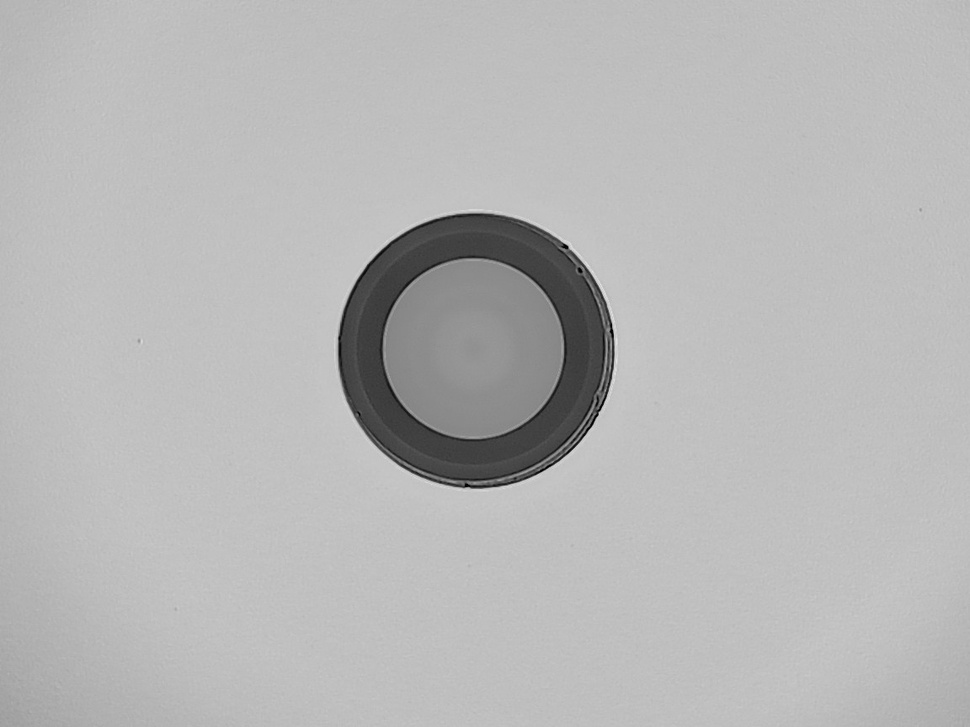
#> input picture current-process/old_version/image_batch/ima18.jpg, 970 x 727 px, shrunk from 1152 x 864 before the run
$ python -i min_max_filtering.py   (imports and definitions only)
#> lines starting #> are read from the running program, lines starting #| are printed output that depends on the picture; after the words box and inside, x2 and y2 are one past the last pixel; in counts of white or black regions, pixels touching at a corner belong together
#> further down, picture is the input picture: shape (727, 970, 3); min 0, max 229, mean 182.7
"""
Min-Max Filtering - Apply maximum and minimum filters for defect detection preparation
Parallel processing of max/min filters to highlight intensity variations
"""
import cv2
import numpy as np

def process_image(image: np.ndarray,
                  kernel_size: int = 5,
                  kernel_shape: str = "square",
                  iterations: int = 1,
                  output_mode: str = "both",
                  show_original: bool = False,
                  normalize_output: bool = True) -> np.ndarray:
    """
    Apply minimum and maximum filters to prepare for residual-based defect detection.

    This function implements the min-max filtering approach used in the DO2MR method.
    Maximum filter replaces each pixel with the maximum in its neighborhood,
    while minimum filter uses the minimum value. The difference between these
    highlights areas of sharp intensity change (defects).

    Args:
        image: Input preprocessed fiber optic image
        kernel_size: Size of the filter kernel
        kernel_shape: Shape of kernel - "square", "cross", or "circle"
        iterations: Number of times to apply the filters
        output_mode: "both", "max", "min", or "difference"
        show_original: Include original image in output
        normalize_output: Whether to normalize the output values

    Returns:
        Filtered image(s) based on output mode
    """
#> called with kernel_size = 5, kernel_shape = 'square', iterations = 1, output_mode = 'both', show_original = False, normalize_output = True
    # Ensure odd kernel size
    kernel_size = max(3, kernel_size)
    if kernel_size % 2 == 0:
        kernel_size += 1

    # Work with grayscale
    if len(image.shape) == 3:
        gray = cv2.cvtColor(image, cv2.COLOR_BGR2GRAY)
    else:
        gray = image.copy()

    h, w = gray.shape

    # Create kernel based on shape
    if kernel_shape == "cross":
        kernel = cv2.getStructuringElement(cv2.MORPH_CROSS, (kernel_size, kernel_size))
    elif kernel_shape == "circle":
        kernel = cv2.getStructuringElement(cv2.MORPH_ELLIPSE, (kernel_size, kernel_size))
    else:  # square
        kernel = cv2.getStructuringElement(cv2.MORPH_RECT, (kernel_size, kernel_size))

    # Apply maximum filter (dilation in morphological terms)
    max_filtered = gray.copy()
    for _ in range(iterations):
        max_filtered = cv2.dilate(max_filtered, kernel)

    # Apply minimum filter (erosion in morphological terms)
    min_filtered = gray.copy()
    for _ in range(iterations):
        min_filtered = cv2.erode(min_filtered, kernel)

    # Calculate difference (residual)
    difference = cv2.subtract(max_filtered, min_filtered)
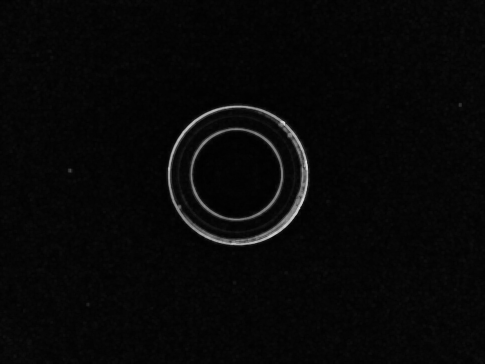
#> difference: shape (727, 970) (shown at 1/2 size); min 0, max 224, mean 7.6

    # Normalize if requested
    if normalize_output:
        max_filtered = cv2.normalize(max_filtered, None, 0, 255, cv2.NORM_MINMAX)
        min_filtered = cv2.normalize(min_filtered, None, 0, 255, cv2.NORM_MINMAX)
        difference = cv2.normalize(difference, None, 0, 255, cv2.NORM_MINMAX)

    # Generate output based on mode
    if output_mode == "max":
        result = cv2.cvtColor(max_filtered, cv2.COLOR_GRAY2BGR)
        cv2.putText(result, "Maximum Filter", (10, 30),
                   cv2.FONT_HERSHEY_SIMPLEX, 0.7, (0, 255, 0), 2)

    elif output_mode == "min":
        result = cv2.cvtColor(min_filtered, cv2.COLOR_GRAY2BGR)
        cv2.putText(result, "Minimum Filter", (10, 30),
                   cv2.FONT_HERSHEY_SIMPLEX, 0.7, (0, 255, 0), 2)

    elif output_mode == "difference":
        # Apply colormap to difference for better visualization
        result = cv2.applyColorMap(difference, cv2.COLORMAP_JET)
        cv2.putText(result, "Max-Min Difference", (10, 30),
                   cv2.FONT_HERSHEY_SIMPLEX, 0.7, (255, 255, 255), 2)

    else:  # both mode - show all results
        # Create a grid display
        # Convert to BGR for display
        original_bgr = cv2.cvtColor(gray, cv2.COLOR_GRAY2BGR)
        max_bgr = cv2.cvtColor(max_filtered, cv2.COLOR_GRAY2BGR)
        min_bgr = cv2.cvtColor(min_filtered, cv2.COLOR_GRAY2BGR)
        diff_bgr = cv2.applyColorMap(difference, cv2.COLORMAP_JET)

        # Add labels
        cv2.putText(original_bgr, "Original", (10, 30),
                   cv2.FONT_HERSHEY_SIMPLEX, 0.6, (0, 255, 0), 2)
#> original_bgr: shape (727, 970, 3); 0.08% of pixels changed, all inside (x1, y1, x2, y2) = (11, 16, 79, 36)
        cv2.putText(max_bgr, "Maximum Filter", (10, 30),
                   cv2.FONT_HERSHEY_SIMPLEX, 0.6, (0, 255, 0), 2)
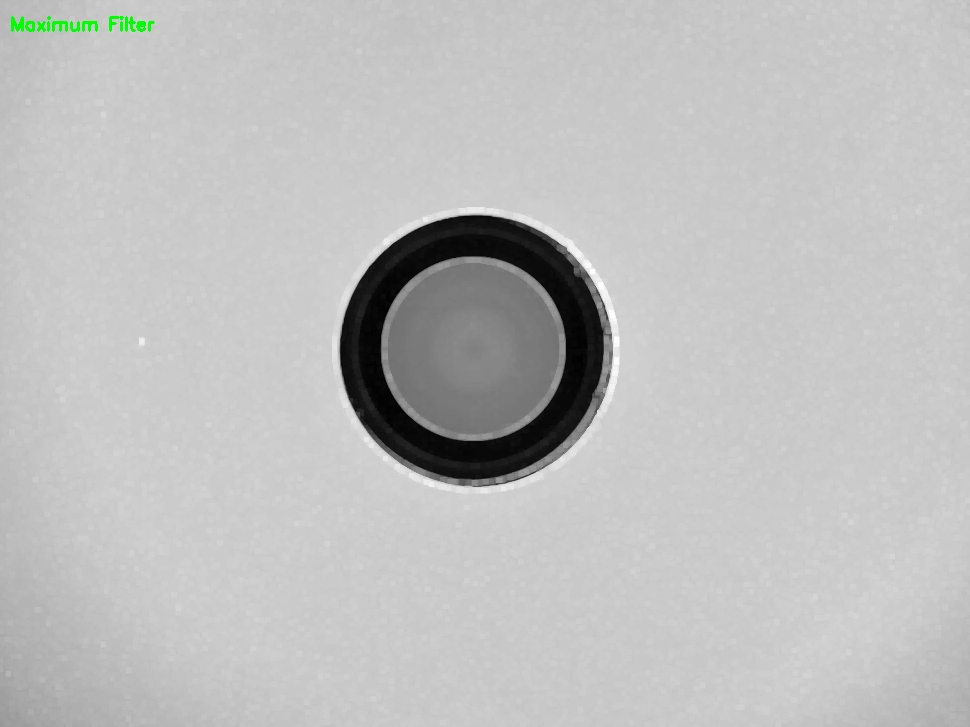
#> max_bgr: shape (727, 970, 3); mean B, G, R 189.9, 190.2, 189.9
        cv2.putText(min_bgr, "Minimum Filter", (10, 30),
                   cv2.FONT_HERSHEY_SIMPLEX, 0.6, (0, 255, 0), 2)
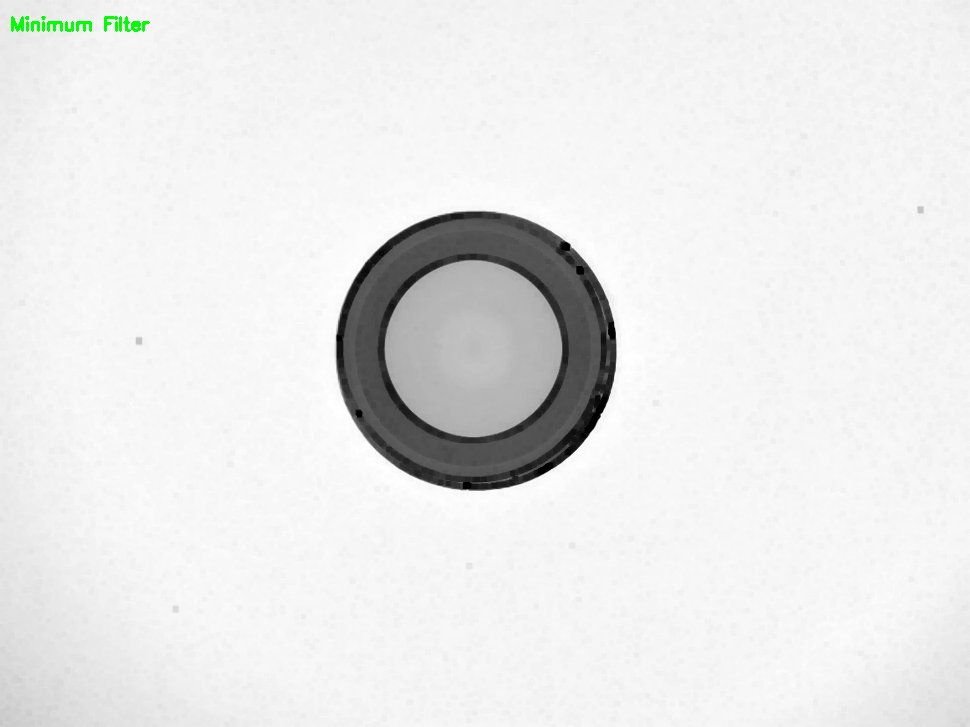
#> min_bgr: shape (727, 970, 3); mean B, G, R 232.3, 232.7, 232.3
        cv2.putText(diff_bgr, "Difference (Residual)", (10, 30),
                   cv2.FONT_HERSHEY_SIMPLEX, 0.6, (255, 255, 255), 2)
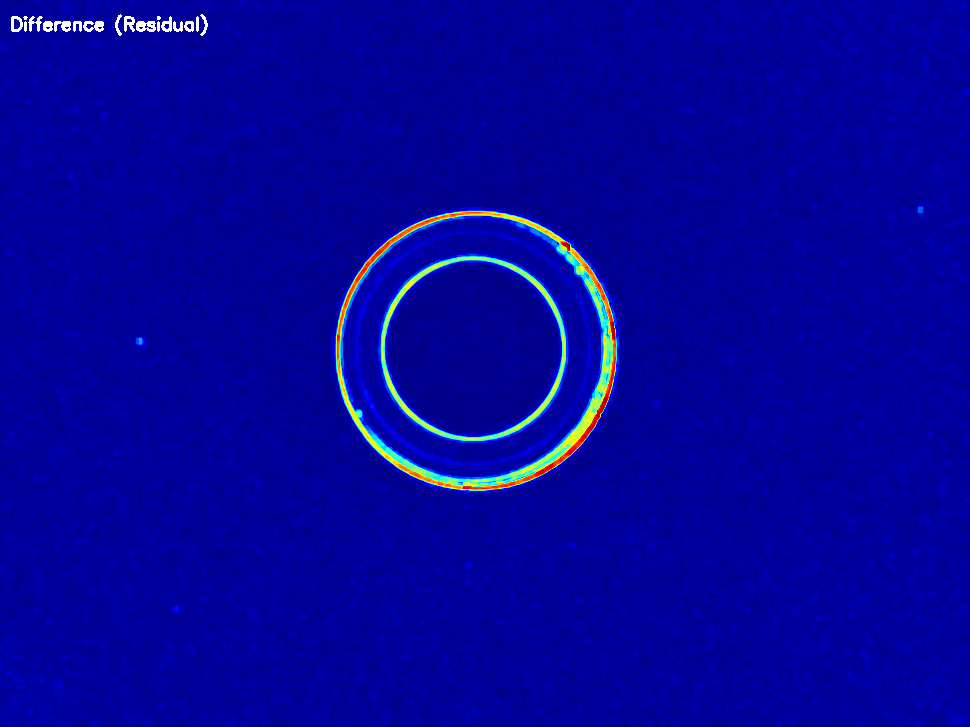
#> diff_bgr: shape (727, 970, 3); mean B, G, R 153.2, 4.3, 3

        # Create 2x2 grid
        top_row = np.hstack([original_bgr, max_bgr])
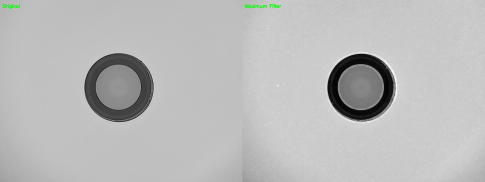
#> top_row: shape (727, 1940, 3) (shown at 1/4 size); mean B, G, R 186.2, 186.5, 186.2
        bottom_row = np.hstack([min_bgr, diff_bgr])
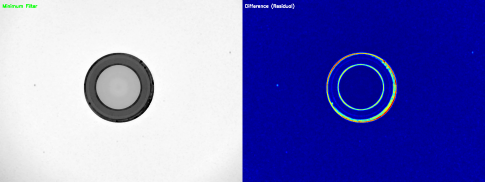
#> bottom_row: shape (727, 1940, 3) (shown at 1/4 size); mean B, G, R 192.8, 118.5, 117.7
        result = np.vstack([top_row, bottom_row])

        # Add grid lines
        cv2.line(result, (w, 0), (w, 2*h), (255, 255, 255), 2)
        cv2.line(result, (0, h), (2*w, h), (255, 255, 255), 2)
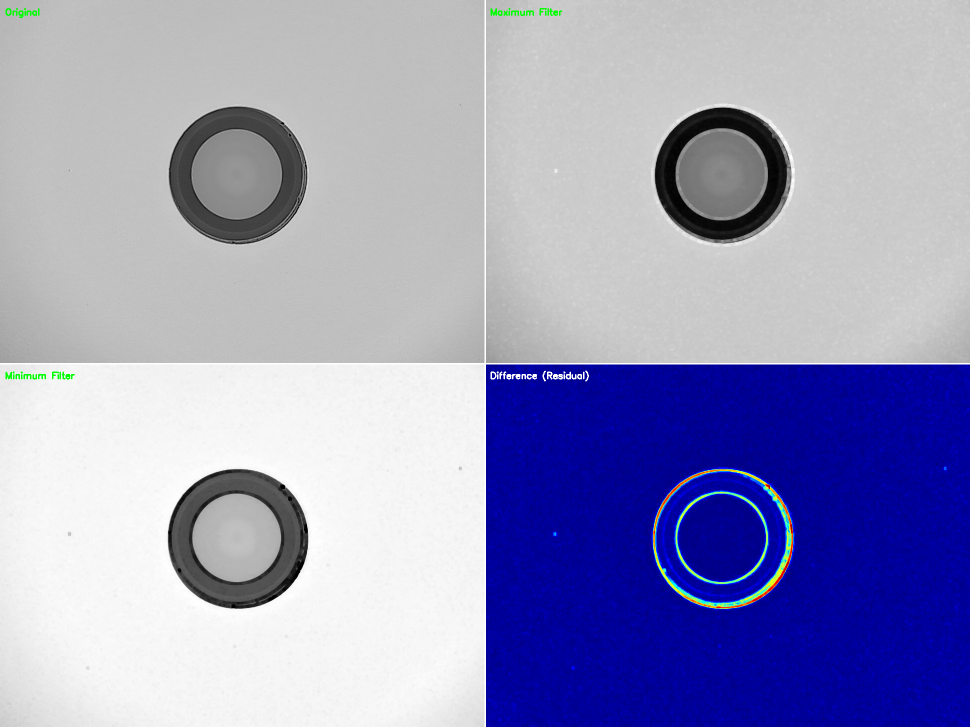
#> result: shape (1454, 1940, 3) (shown at 1/2 size); mean B, G, R 189.7, 152.9, 152.4

    # Add filter information
    info_text = f"Kernel: {kernel_size}x{kernel_size} {kernel_shape}"
    if iterations > 1:
        info_text += f", {iterations} iterations"

    cv2.putText(result, info_text, (10, result.shape[0] - 10),
                cv2.FONT_HERSHEY_SIMPLEX, 0.5, (255, 255, 0), 1)
#> result: shape (1454, 1940, 3); 0.01% of pixels changed, all inside (x1, y1, x2, y2) = (12, 1434, 160, 1449)

    # Store filtered images in metadata for pipeline use
#> (the run stopped early here; a loop or call above may not have finished)

$ run again, on current-process/old_version/image_batch/ima19.jpg
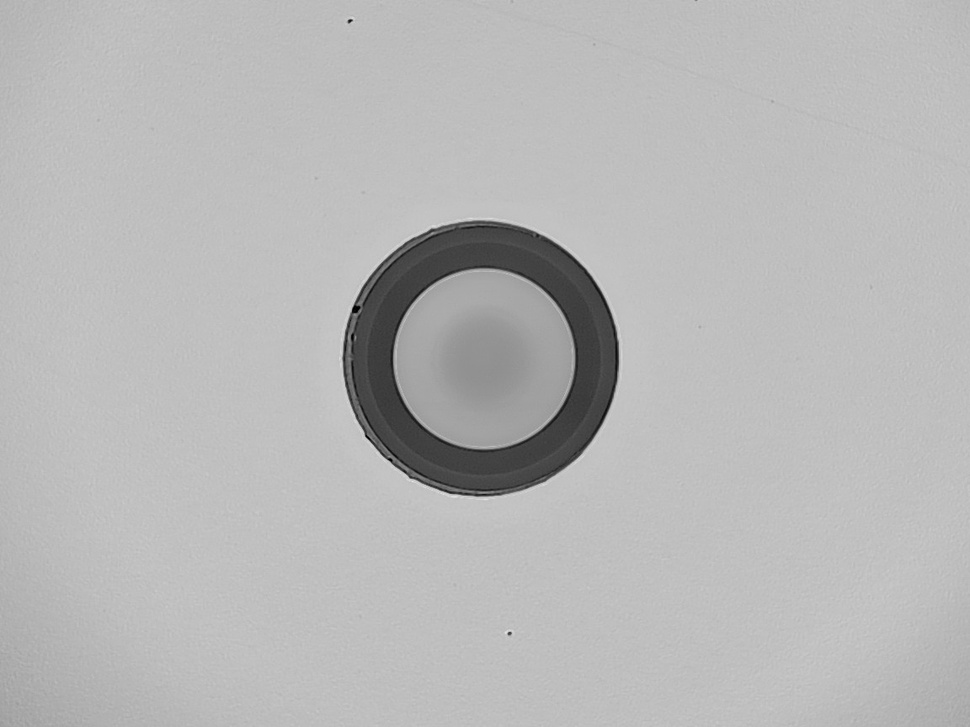
#> input picture current-process/old_version/image_batch/ima19.jpg, 970 x 727 px, shrunk from 1152 x 864 before the run
#> picture is the input picture: shape (727, 970, 3); min 0, max 232, mean 183
#> original_bgr: shape (727, 970, 3); 0.08% of pixels changed, all inside (x1, y1, x2, y2) = (11, 16, 79, 36)
#> in process_image, `cv2.putText(diff_bgr, "Difference (Residual)", (10, 30), cv2.FONT_HERS..`:
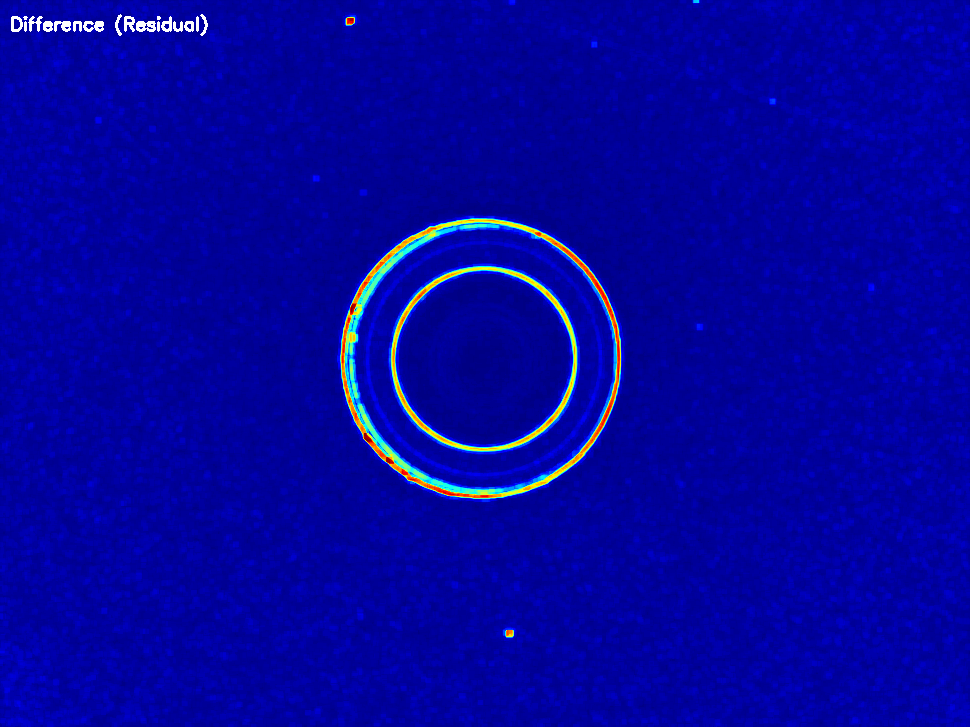
#> diff_bgr: shape (727, 970, 3); mean B, G, R 158.6, 4.1, 3.1
#> in process_image, `cv2.line(result, (0, h), (2*w, h), (255, 255, 255), 2)`:
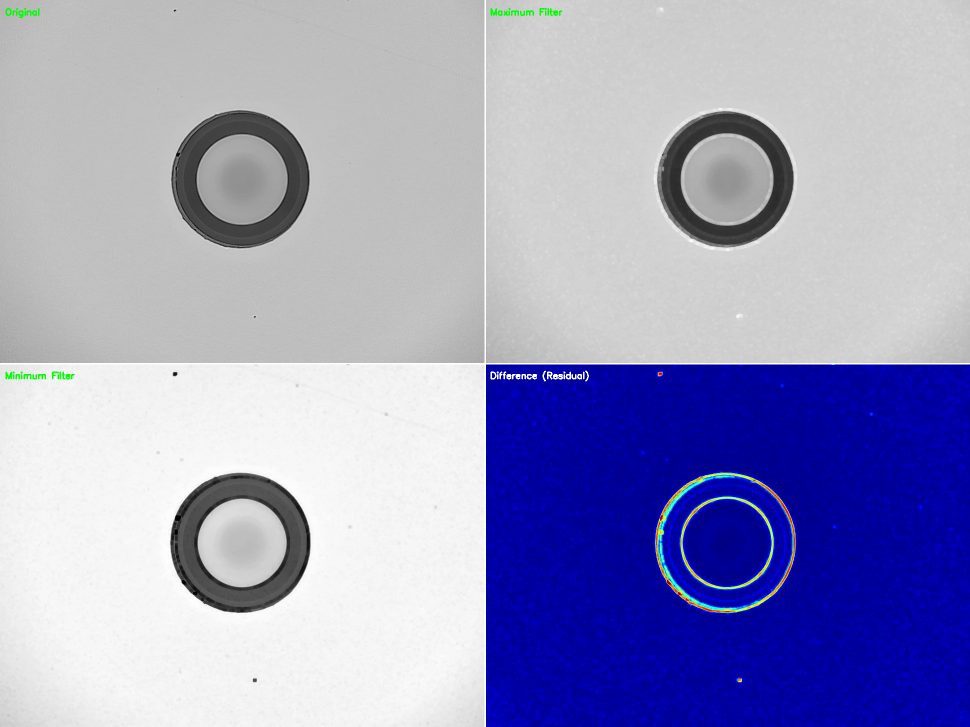
#> result: shape (1454, 1940, 3) (shown at 1/2 size); mean B, G, R 193.3, 155.1, 154.7

$ run again, on current-process/old_version/image_batch/img35.jpg
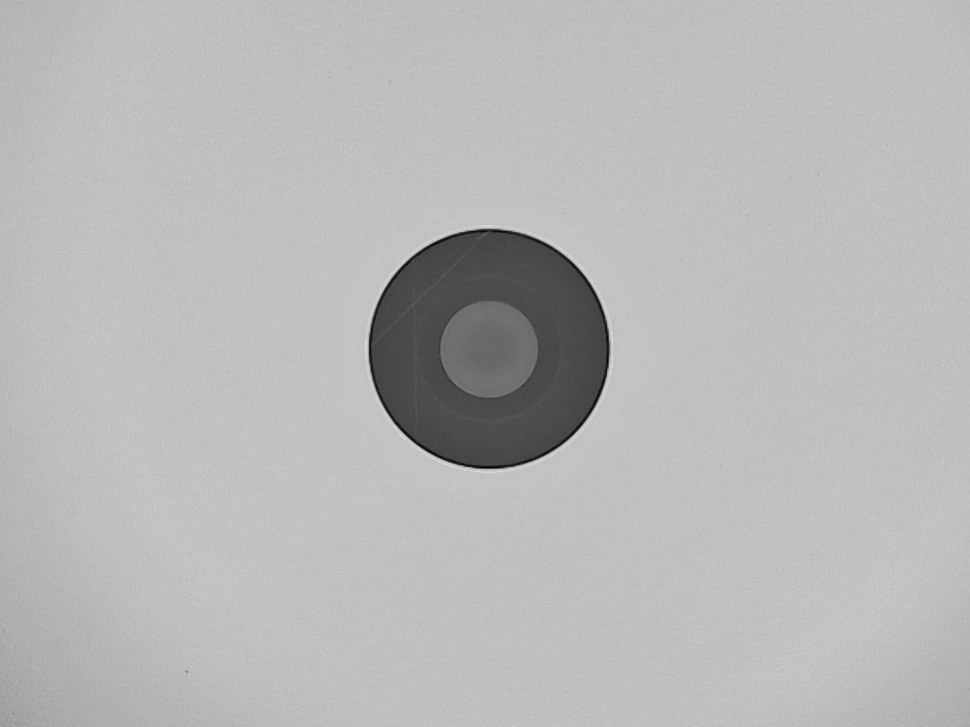
#> input picture current-process/old_version/image_batch/img35.jpg, 970 x 727 px, shrunk from 1152 x 864 before the run
#> picture is the input picture: shape (727, 970, 3); min 2, max 223, mean 183.8
#> original_bgr: shape (727, 970, 3); 0.08% of pixels changed, all inside (x1, y1, x2, y2) = (11, 16, 79, 36)
#> in process_image, `cv2.putText(diff_bgr, "Difference (Residual)", (10, 30), cv2.FONT_HERS..`:
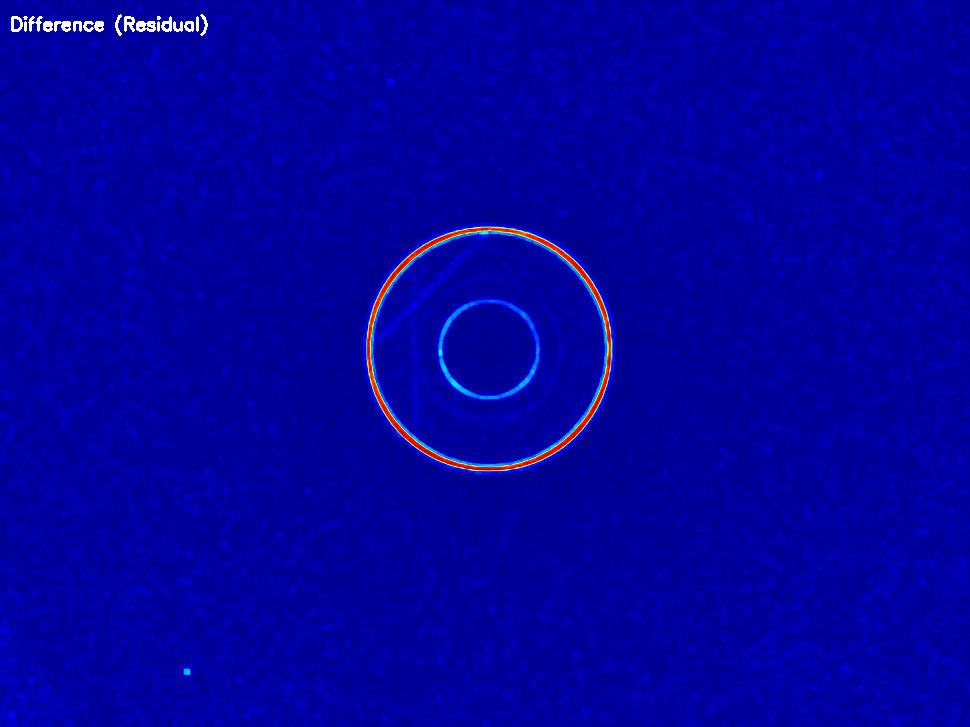
#> diff_bgr: shape (727, 970, 3); mean B, G, R 157.9, 1.8, 1.8
#> in process_image, `cv2.line(result, (0, h), (2*w, h), (255, 255, 255), 2)`:
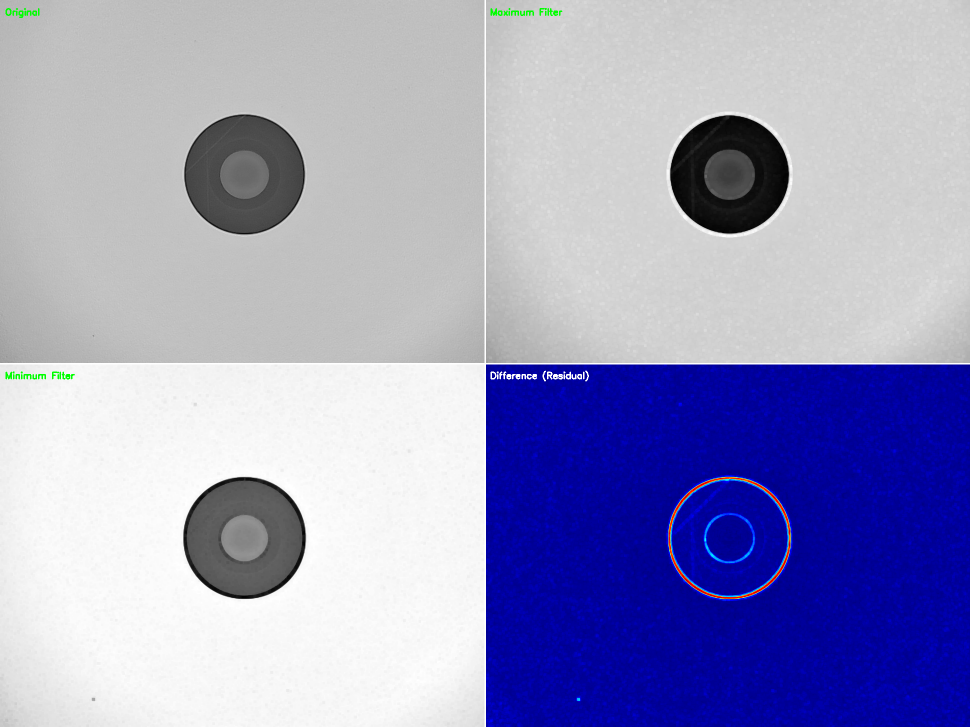
#> result: shape (1454, 1940, 3) (shown at 1/2 size); mean B, G, R 193.3, 154.7, 154.5
